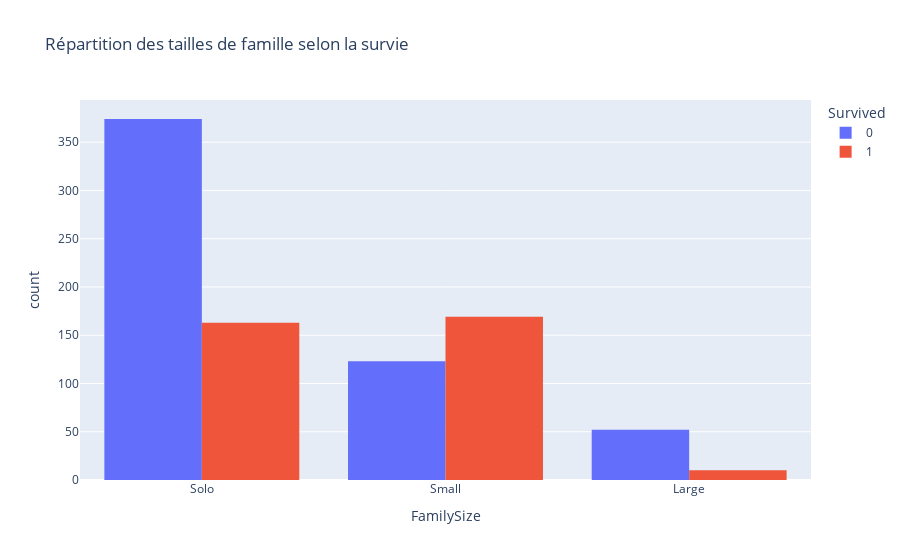
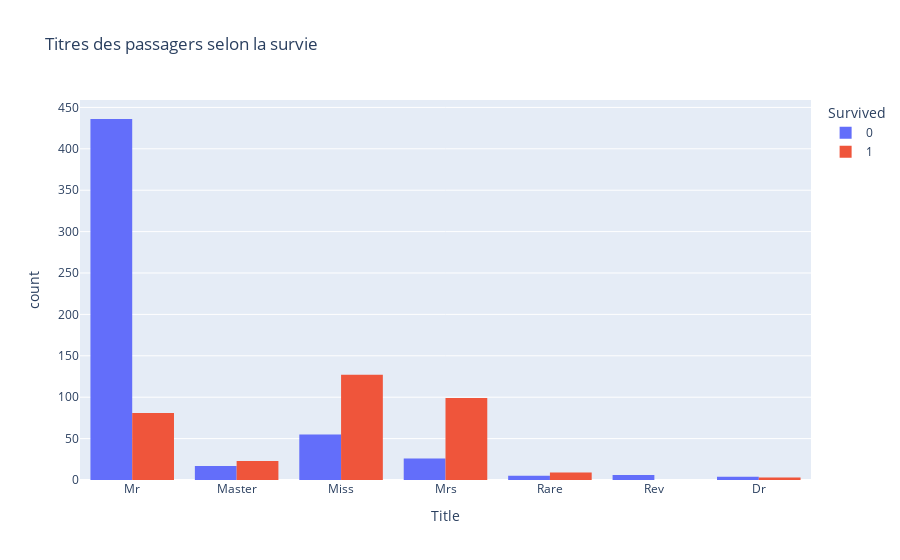

Notebook code cell kept with these figures, in order:
### Code cell
# Répartition des tailles de famille selon la survie
fig_fam = px.histogram(data, x="FamilySize", color="Survived",
                       barmode="group", title="Répartition des tailles de famille selon la survie",
                       category_orders={"FamilySize": ["Solo", "Small", "Large"]})
fig_fam.show()

# Répartition des titres selon la survie
fig_title = px.histogram(data, x="Title", color="Survived",
                         barmode="group", title="Titres des passagers selon la survie")
fig_title.show()

### Figure 1 — Plotly figure (JSON) as saved in the notebook; plotly's stock layout.template omitted (floating-point values rounded to 4 significant figures; data arrays with more than 128 entries replaced by an {"elided": "..."} marker saying what was removed)
{"data": [{"alignmentgroup": "True", "bingroup": "x", "hovertemplate": "Survived=0<br>FamilySize=%{x}<br>count=%{y}<extra></extra>", "legendgroup": "0", "marker": {"color": "#636efa", "pattern": {"shape": ""}}, "name": "0", "offsetgroup": "0", "orientation": "v", "showlegend": true, "type": "histogram", "x": {"elided": "549 str values"}, "xaxis": "x", "yaxis": "y"}, {"alignmentgroup": "True", "bingroup": "x", "hovertemplate": "Survived=1<br>FamilySize=%{x}<br>count=%{y}<extra></extra>", "legendgroup": "1", "marker": {"color": "#EF553B", "pattern": {"shape": ""}}, "name": "1", "offsetgroup": "1", "orientation": "v", "showlegend": true, "type": "histogram", "x": {"elided": "342 str values"}, "xaxis": "x", "yaxis": "y"}], "layout": {"barmode": "group", "legend": {"title": {"text": "Survived"}, "tracegroupgap": 0}, "title": {"text": "Répartition des tailles de famille selon la survie"}, "xaxis": {"anchor": "y", "categoryarray": ["Solo", "Small", "Large"], "categoryorder": "array", "domain": [0, 1], "title": {"text": "FamilySize"}}, "yaxis": {"anchor": "x", "domain": [0, 1], "title": {"text": "count"}}}}

### Figure 2 — Plotly figure (JSON) as saved in the notebook; plotly's stock layout.template omitted (floating-point values rounded to 4 significant figures; data arrays with more than 128 entries replaced by an {"elided": "..."} marker saying what was removed)
{"data": [{"alignmentgroup": "True", "bingroup": "x", "hovertemplate": "Survived=0<br>Title=%{x}<br>count=%{y}<extra></extra>", "legendgroup": "0", "marker": {"color": "#636efa", "pattern": {"shape": ""}}, "name": "0", "offsetgroup": "0", "orientation": "v", "showlegend": true, "type": "histogram", "x": {"elided": "549 str values"}, "xaxis": "x", "yaxis": "y"}, {"alignmentgroup": "True", "bingroup": "x", "hovertemplate": "Survived=1<br>Title=%{x}<br>count=%{y}<extra></extra>", "legendgroup": "1", "marker": {"color": "#EF553B", "pattern": {"shape": ""}}, "name": "1", "offsetgroup": "1", "orientation": "v", "showlegend": true, "type": "histogram", "x": {"elided": "342 str values"}, "xaxis": "x", "yaxis": "y"}], "layout": {"barmode": "group", "legend": {"title": {"text": "Survived"}, "tracegroupgap": 0}, "title": {"text": "Titres des passagers selon la survie"}, "xaxis": {"anchor": "y", "domain": [0, 1], "title": {"text": "Title"}}, "yaxis": {"anchor": "x", "domain": [0, 1], "title": {"text": "count"}}}}
